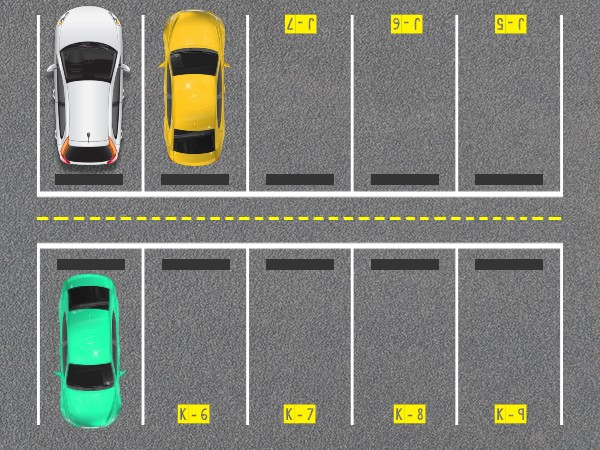
%> input picture threecars.jpg, 600 x 450 px
$ octave code.m   (GNU Octave 9; MATLAB toolbox functions it lacks are replaced by stand-ins)
%> lines starting %> are read from the running program, lines starting %| are printed output that depends on the picture; in (x1, y1, x2, y2) boxes, pixels count from 0 and x2, y2 are one past the last pixel; in counts of white or black regions, pixels touching at a corner belong together; the program's own positions count from 1
clc
close all
clear all
%% read image

raw_img = imread('threecars.jpg');
%> raw_img is the input picture: size 450x600x3 uint8; mean R, G, B 126, 128.9, 120.6
raw_img = imresize(raw_img,[400 nan]);
%> raw_img: size 400x534x3 uint8
%% read empty parking space

empty_img = imread('parking.jpg');
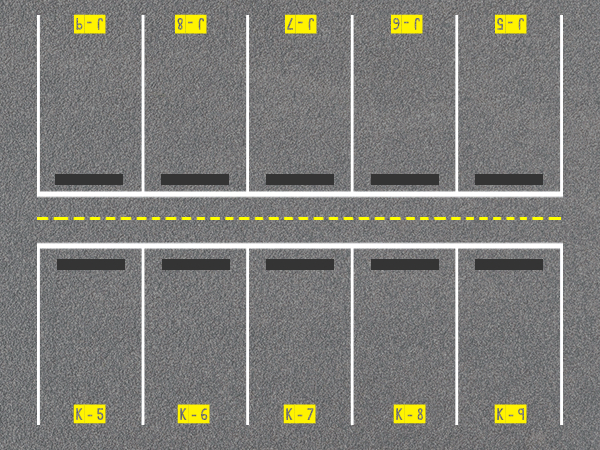
%> input picture parking.jpg, 600 x 450 px
%> empty_img is the input picture: size 450x600x3 uint8; mean R, G, B 125.7, 125.5, 120.9
empty_img = imresize(empty_img,[400 nan]);
%> empty_img: size 400x534x3 uint8
%% subtract to get rid of parking lines

img = imsubtract(raw_img,empty_img);
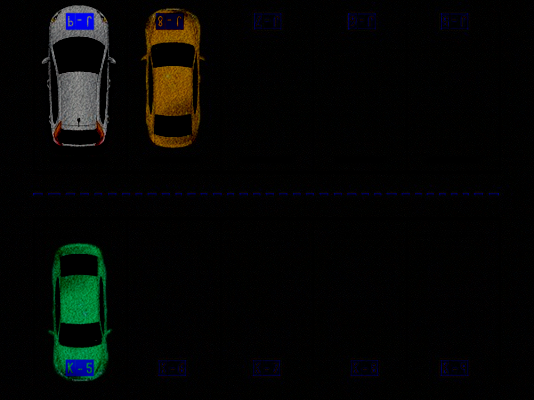
%> img: size 400x534x3 uint8; mean R, G, B 5.5, 6.7, 5.2
subplot(2,2,1),imshow(img),title('without parking lines');
%% convert from RGB to grayscale

igray = rgb2gray(img);
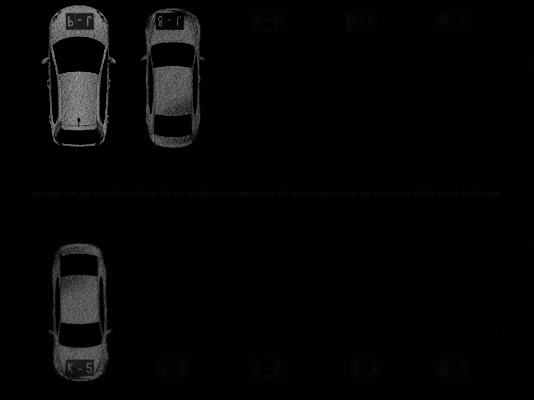
%> igray: size 400x534 uint8; min 0, max 154, mean 6.1
%% convert from grayscale to binary with specified threshold

level = 0.02;
ithresh = im2bw(igray,level);
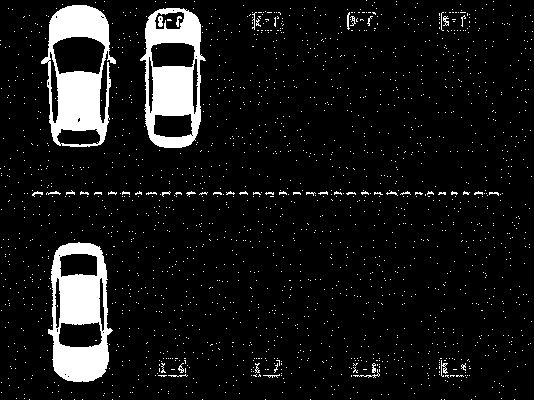
%> ithresh: size 400x534 logical; 8.8% white; 1866 white regions (1836 under 20 px), largest, box (x1, y1, x2, y2) and area: (41, 5, 116, 147) 5370, (48, 242, 113, 382) 5283, (140, 8, 206, 148) 4818
subplot(2,2,2), imshow(ithresh),title('binary image');
%% fill holes

ifilled = imfill(ithresh,'holes');
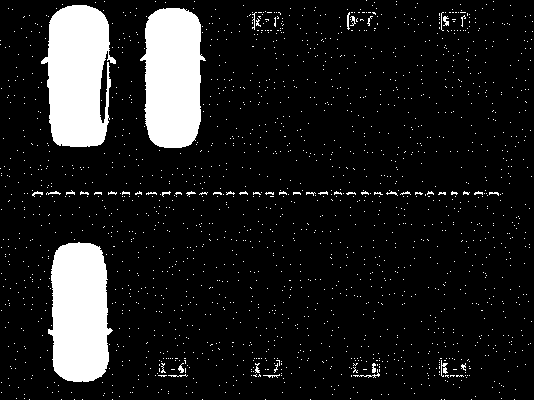
%> ifilled: size 400x534 logical; 12% white; 1859 white regions (1829 under 20 px), largest, box (x1, y1, x2, y2) and area: (41, 5, 116, 147) 7826, (140, 8, 206, 148) 7280, (48, 242, 113, 382) 7259
%% shaping every object with specified disk size

se = strel('disk',5);
iopen = imopen(ifilled,se);
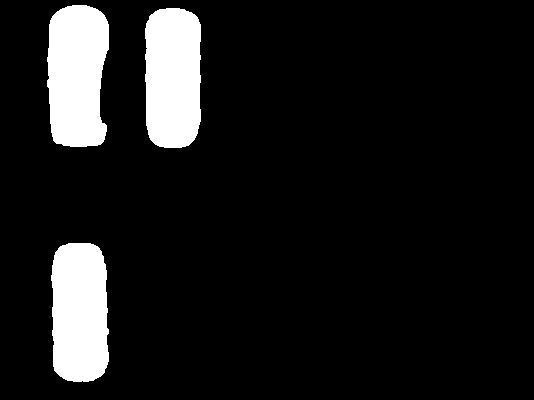
%> iopen: size 400x534 logical; 10.3% white; 3 white regions
%% remove small unnecessary objects

iclear = bwareaopen(iopen,4,4);
subplot(2,2,3), imshow(iclear), title('car blobs');
%% making boundary boxes around detected cars

subplot(2,2,4),imshow(raw_img),title('boundary boxes');
props = regionprops(iclear,'BoundingBox','Image');
%> props = 3 regions; box (x1, y1, x2, y2): (47, 5, 109, 147), (51, 243, 109, 382), (145, 8, 201, 148)
for i=1:size(props,1)
rectangle('Position',props(i).BoundingBox,'EdgeColor','g','LineWidth',2);
end
%> this loop made 3 passes
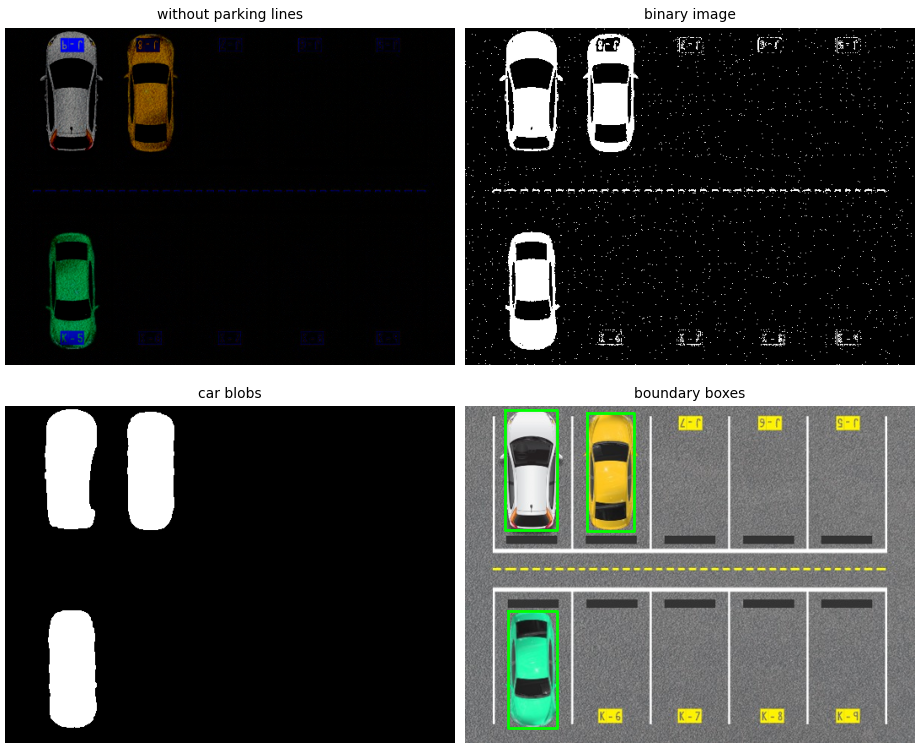
%> figure redrawn from the program's plot data, 4 panels
%% count no. of cars and print available spots

dialog = msgbox(['No. of availabe spots in this lot is: ',num2str(10-i)])
%> dialog = []
